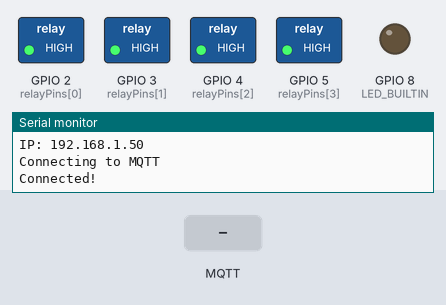
A sketch run on a simulated ESP32-C3. Parts: switched loads named in the sketch (green lamp = pin HIGH), output pins drawn as LEDs (lit = HIGH), the last lines printed to the serial monitor. The inputs (shaded band) are chosen by the test bench. WiFi joins after 1.5 s; servers stay silent unless stated; no MQTT or app messages arrive unless stated.

Above: at 4.4 s.
4.5 s: MQTT message "ON" arrives on the first subscribed topic
At 6.5 s:
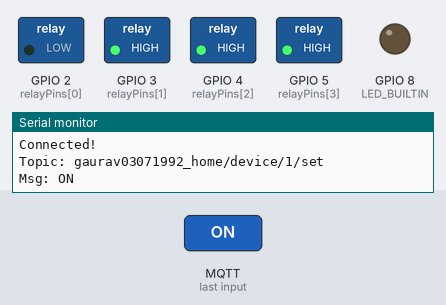
7.0 s: MQTT message "ON" arrives on the second subscribed topic
At 8.3 s:
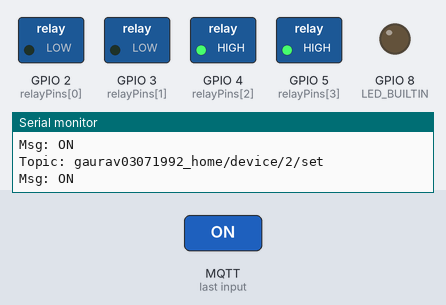
9.5 s: MQTT message "1" arrives on the first subscribed topic
At 11.4 s:
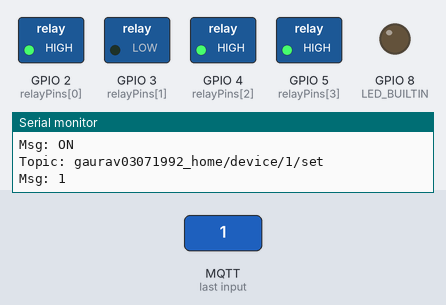
12.0 s: MQTT message "ON" arrives on the third subscribed topic
At 13.3 s:
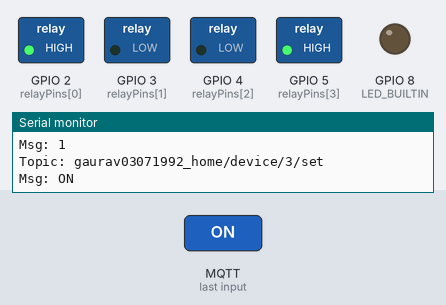
14.5 s: MQTT message "on" arrives on the second subscribed topic
At 16.4 s:
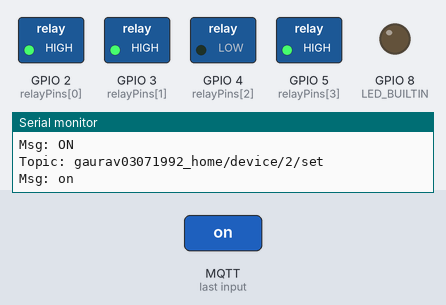
17.0 s: MQTT message "1" arrives on the third subscribed topic
At 18.4 s:
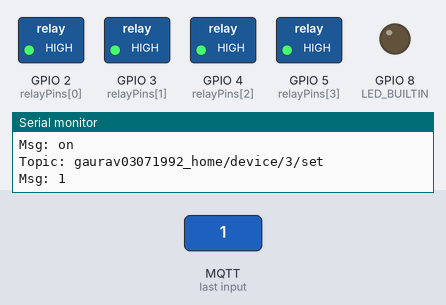
Timing chart, 0 to 20.0 s (numbered marks = the images above; inputs shaded):
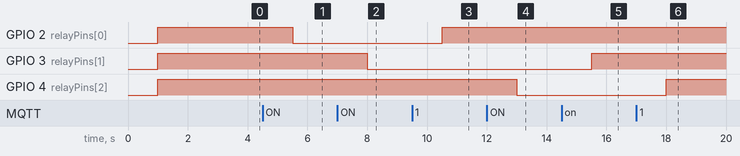

Measured:
- after the input at 4.5 s, GPIO 2 (relayPins[0]): HIGH → LOW after 1.0 s
- after the input at 7.0 s, GPIO 3 (relayPins[1]): HIGH → LOW after 1.0 s
- after the input at 9.5 s, GPIO 2 (relayPins[0]): LOW → HIGH after 1.0 s
- after the input at 12.0 s, GPIO 4 (relayPins[2]): HIGH → LOW after 1.0 s
- after the input at 14.5 s, GPIO 3 (relayPins[1]): LOW → HIGH after 1.0 s
- after the input at 17.0 s, GPIO 4 (relayPins[2]): LOW → HIGH after 1.0 s

The sketch:

mqtt_multi_demo_esp32.ino
```cpp
#include <WiFi.h>
#include <ArduinoMqttClient.h>

char ssid[] = "Airtel_Gaurav_5G";
char pass[] = "4Mice@Home";

WiFiClient wifiClient;
MqttClient mqttClient(wifiClient);

const char broker[] = "test.mosquitto.org";
int port = 1883;

// Number of devices
#define DEVICE_COUNT 4

// Relay pins
int relayPins[DEVICE_COUNT] = {2, 3, 4, 5};
// States
bool deviceState[DEVICE_COUNT] = {false, false, false, false};

// Topics
String setTopics[DEVICE_COUNT];
String statusTopics[DEVICE_COUNT];

void publishStatus(int id) {
  mqttClient.beginMessage(statusTopics[id]);
  mqttClient.print(deviceState[id] ? "ON" : "OFF");
  mqttClient.endMessage();
}

void onMessageReceived(int messageSize) {
  String topic = mqttClient.messageTopic();
  String message = mqttClient.readString();

  Serial.print("Topic: ");
  Serial.println(topic);
  Serial.print("Msg: ");
  Serial.println(message);

  for (int i = 0; i < DEVICE_COUNT; i++) {
    if (topic == setTopics[i]) {
      if (message == "ON") {
        deviceState[i] = true;
        digitalWrite(relayPins[i], LOW);
      } else {
        deviceState[i] = false;
        digitalWrite(relayPins[i], HIGH);
      }
      publishStatus(i);
    }
  }
}

void setup() {
  Serial.begin(115200);
  delay(1000);   // Important for ESP32-C3

  for (int i = 0; i < DEVICE_COUNT; i++) {
    pinMode(relayPins[i], OUTPUT);
    digitalWrite(relayPins[i], HIGH);

    setTopics[i] = "gaurav03071992_home/device/" + String(i + 1) + "/set";
    statusTopics[i] = "gaurav03071992_home/device/" + String(i + 1) + "/status";
  }

  // Connect WiFi
  WiFi.disconnect(true);   // Stop connection and clear previous config
  delay(200);

  WiFi.mode(WIFI_STA);
  WiFi.setAutoReconnect(true);
  WiFi.begin(ssid, pass);

  Serial.print("Connecting WiFi");
  while (WiFi.status() != WL_CONNECTED) {
    Serial.print(".");
    delay(1000);
  }
  Serial.println("\nConnected!");

  Serial.print("IP: ");
  Serial.println(WiFi.localIP());

  // Connect MQTT
  mqttClient.onMessage(onMessageReceived);

  Serial.print("Connecting to MQTT");
  while (!mqttClient.connect(broker, port)) {
    Serial.print(".");
    delay(1000);
  }
  Serial.println("\nConnected!");

  // subscribe to all devices
  for (int i = 0; i < DEVICE_COUNT; i++) {
    mqttClient.subscribe(setTopics[i]);
  }

  pinMode(LED_BUILTIN, OUTPUT);
}

void loop() {
  mqttClient.poll();
}
```
